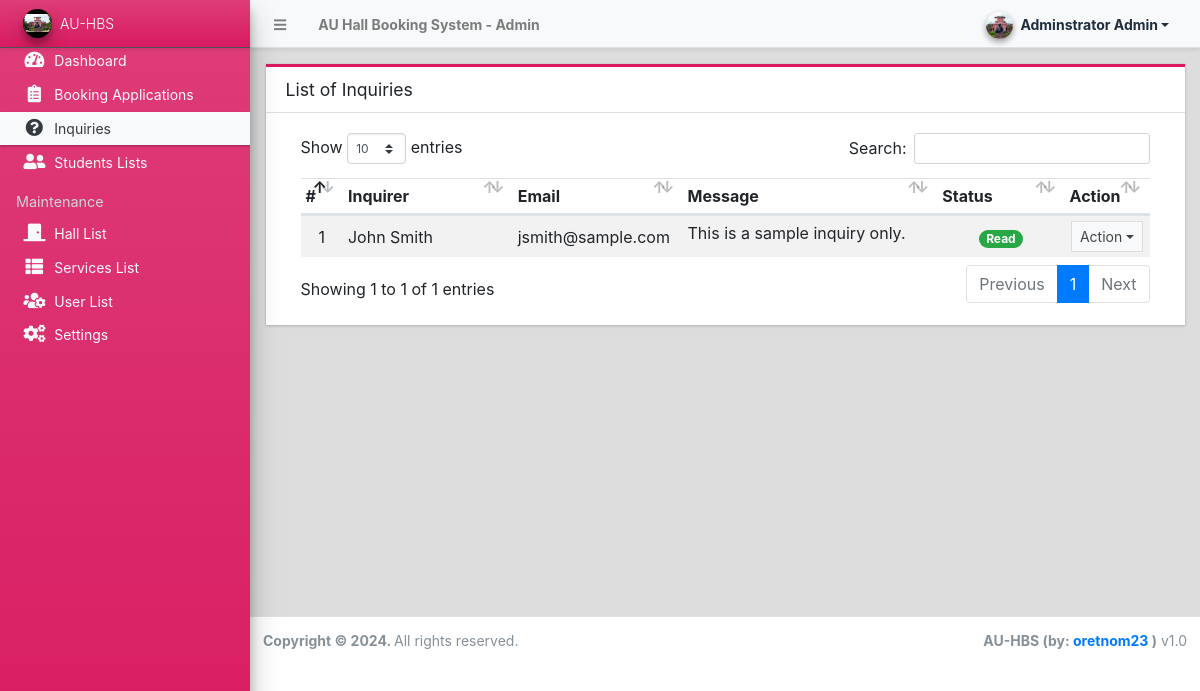
The page /admin/?page=inquiries (signed in) on the database its author committed.
### tables this page shows
CREATE TABLE `message_list` (
  `id` int(30) NOT NULL,
  `fullname` text NOT NULL,
  `contact` text NOT NULL,
  `email` text NOT NULL,
  `message` text NOT NULL,
  `status` tinyint(1) NOT NULL DEFAULT 0,
  `date_created` datetime NOT NULL DEFAULT current_timestamp()
);

### admin/inquiries/index.php (the view, shortened to what this page needs)
<div class="card card-outline card-maroon rounded-0">
	<div class="card-header">
		<h3 class="card-title">List of Inquiries</h3>
	</div>
	<div class="card-body">
		<div class="container-fluid">
        <div class="container-fluid">
			<table class="table table-hover table-striped">
				<colgroup>
					<col width="5%">
					<col width="20%">
					<col width="20%">
					<col width="30%">
					<col width="15%">
					<col width="10%">
				</colgroup>
				<thead>
					<tr>
						<th>#</th>
						<th>Inquirer</th>
						<th>Email</th>
						<th>Message</th>
						<th>Status</th>
						<th>Action</th>
					</tr>
				</thead>
				<tbody>
					<?php
						$i = 1;
						$qry = $conn->query("SELECT * from `message_list`  order by status asc, unix_timestamp(date_created) desc ");
						while($row = $qry->fetch_assoc()):
					?>
						<tr>
							<td class="text-center"><?php echo $i++; ?></td>
							<td><?php echo ucwords($row['fullname']) ?></td>
							<td><?php echo ($row['email']) ?></td>
							<td class="truncate-1"><?php echo ($row['message']) ?></td>
							<td class="text-center">
								<?php if($row['status'] == 1): ?>
									<span class="badge badge-pill badge-success">Read</span>
								<?php else: ?>
								<span class="badge badge-pill badge-primary">Unread</span>
								<?php endif; ?>
							</td>
							<td align="center">
								 <button type="button" class="btn btn-flat btn-default btn-sm dropdown-toggle dropdown-icon" data-toggle="dropdown">
				                  		Action
				                  </button>
							</td>
						</tr>
					<?php endwhile; ?>
				</tbody>
			</table>
		</div>
		</div>
	</div>
</div>

### rows shown on the page
message_list: fullname "John Smith", email "jsmith@sample.com", message "This is a sample inquiry only.", status "Read"

### other values the page prints
$_settings->info('name') "AU Hall Booking System"
$_settings->userdata('firstname').' '.$_settings->userdata('lastname') "Adminstrator Admin"
$_settings->info('short_name') "AU-HBS"
